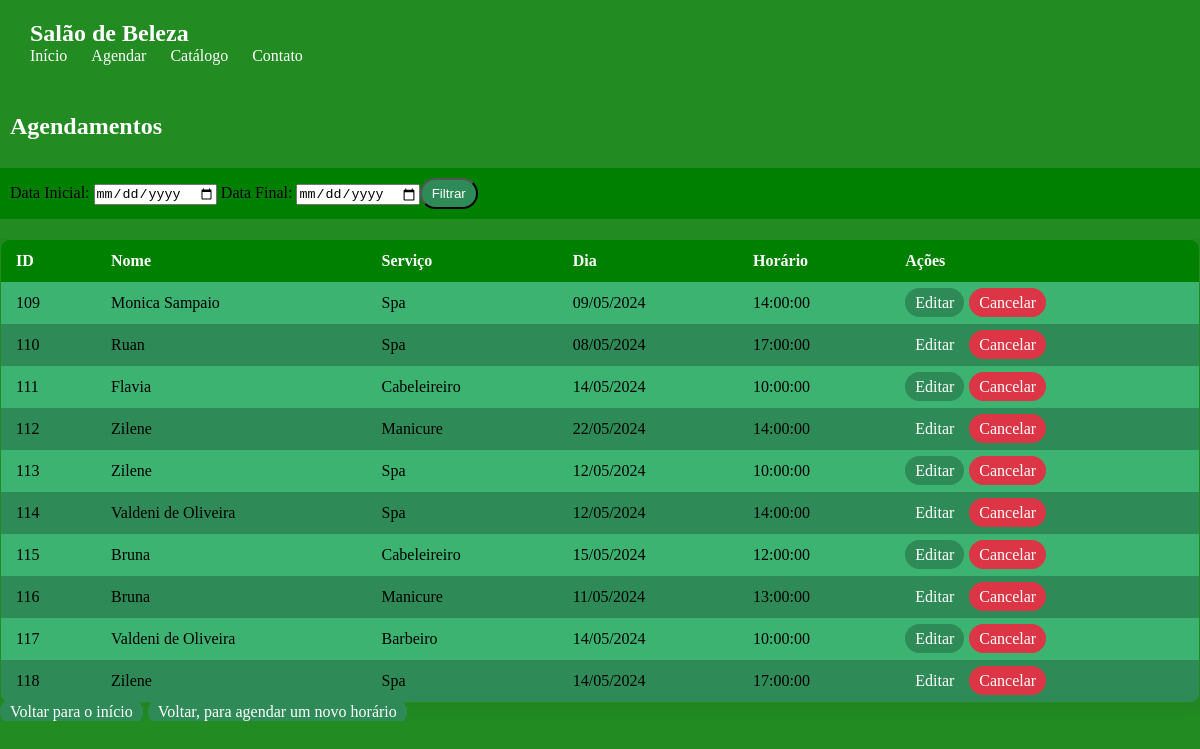
/most.php, run on an earlier commit of the app's database.
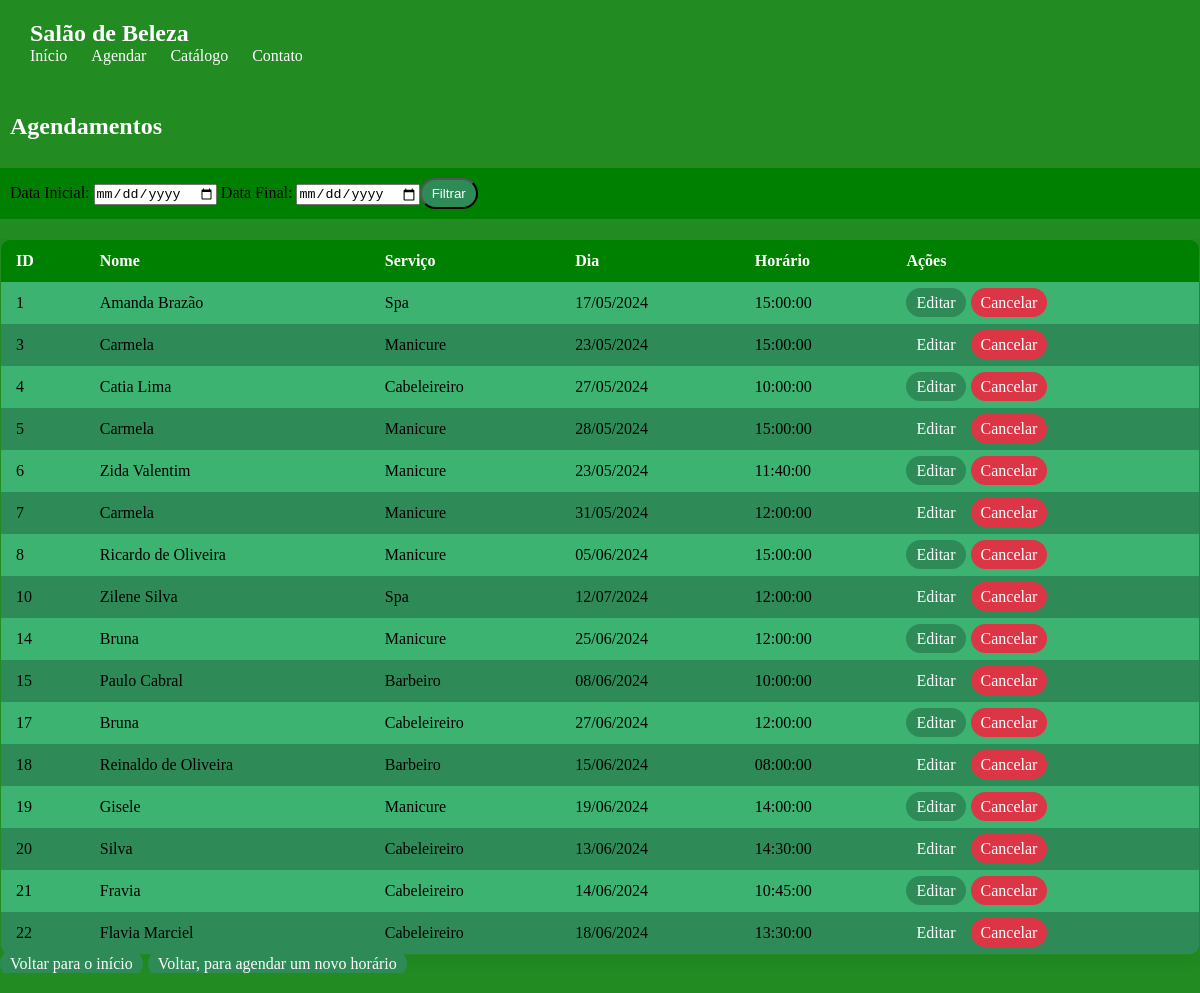
And on a later commit of the database.
### tables this page shows
CREATE TABLE `cliente` (
  `id` int(11) NOT NULL,
  `Nome` varchar(255) NOT NULL,
  `Telefone` varchar(15) NOT NULL,
  `Email` varchar(255) NOT NULL,
  `Servico` enum('Barbeiro','Cabeleireiro','Manicure','Spa') NOT NULL,
  `Dia` date NOT NULL,
  `Horario` time NOT NULL,
  `Senha` varchar(255) NOT NULL,
  `Valor` decimal(10,2) DEFAULT NULL,
  `Descricao` text DEFAULT NULL,
  `Status_Atendimento` enum('Cliente Ausente','Atendido') DEFAULT NULL
);

### most.php (the view, shortened to what this page needs)
<!DOCTYPE html>
<html lang="pt-br">
<head>
</head>
<body>
<header>
        <div class="abeçario">
            <h1>Salão de Beleza</h1>
            <nav>
            <ul>
                    <li><a href="index.php">Início</a></li>
                    <li><a href="agend.php">Agendar</a></li>
                    <li><a href="catalogo.php">Catálogo</a></li>
                    <li><a href="contato.php">Contato</a></li>
            </ul>
            </nav>
        </div>
    </header>
    <br>
</body>
</html>
<?php
include_once('config.php');
if ($_SERVER["REQUEST_METHOD"] == "POST") {
    $data_inicio = $_POST['data_inicio'];
    $data_fim = $_POST['data_fim'];
    $query = "SELECT * FROM cliente WHERE status_atendimento_id IS NULL AND Dia BETWEEN '$data_inicio' AND '$data_fim'";
} else {
    $query = "SELECT * FROM cliente WHERE status_atendimento_id IS NULL";
}
$result = mysqli_query($conexao, $query);
if(mysqli_num_rows($result) > 0) {
        echo "<h2 style='background-color: #228B22; padding: 10px; color: #fff;'>Agendamentos</h2></br>";
        echo "<form action='".$_SERVER['PHP_SELF']."' method='post' class='filter-form'>";
        echo "<label for='data_inicio'>Data Inicial: </label>";
        echo "<input type='date' id='data_inicio' name='data_inicio'>";
        echo "<label for='data_fim'>  Data Final: </label>";
        echo "<input type='date' id='data_fim' name='data_fim'>";
        echo "<button type='submit' class='return-btn'>Filtrar</button>";
        echo "</form>";
    echo "<div class='box'>";
    echo "<div class='table-container'>";
    echo "<table class='styled-table'>";
    echo "<thead><tr><th>ID</th><th>Nome</th><th>Serviço</th><th>Dia</th><th>Horário</th><th>Ações</th></tr></thead>";
    echo "<tbody>";
    $count = 0;
    while($row = mysqli_fetch_assoc($result)) {
        $count++;
        $color_class = $count % 2 == 0 ? 'even-row' : 'odd-row';
        echo "<tr class='$color_class'>";
        echo "<td>".$row['id']."</td>";
        echo "<td>".$row['Nome']."</td>";
        echo "<td>".$row['Servico']."</td>";
        echo "<td>".date('d/m/Y', strtotime($row['Dia']))."</td>";
        echo "<td>".$row['Horario']."</td>";
        echo "<td><a class='edit-btn' href='agend_edit.php?id=".$row['id']."'>Editar</a><a class='delete-btn' href='agend_cancelar.php?id=".$row['id']."'>Cancelar</a></td>";
        echo "</tr>";
    }
    echo "</tbody>";
    echo "</table>";
    echo "<a class='return-btn' href='index.php'>Voltar para o início</a>";
    echo "<a class='return-btn' href='agend.php'>Voltar, para agendar um novo horário</a>";
    echo "</div>";
    echo "</div>";
} else {
    echo "<p>Nenhum agendamento encontrado.</p>";
}
?>

What changed in the data, as far as the page shows it:
removed cliente: id "109", Nome "Monica Sampaio", Servico "Spa", Dia "09/05/2024", Horario "14:00:00"
removed cliente: id "110", Nome "Ruan", Servico "Spa", Dia "08/05/2024", Horario "17:00:00"
removed cliente: id "111", Nome "Flavia", Servico "Cabeleireiro", Dia "14/05/2024", Horario "10:00:00"
removed cliente: id "112", Nome "Zilene", Servico "Manicure", Dia "22/05/2024", Horario "14:00:00"
removed cliente: id "113", Nome "Zilene", Servico "Spa", Dia "12/05/2024", Horario "10:00:00"
removed cliente: id "114", Nome "Valdeni de Oliveira", Servico "Spa", Dia "12/05/2024", Horario "14:00:00"
removed cliente: id "115", Nome "Bruna", Servico "Cabeleireiro", Dia "15/05/2024", Horario "12:00:00"
removed cliente: id "116", Nome "Bruna", Servico "Manicure", Dia "11/05/2024", Horario "13:00:00"
removed cliente: id "117", Nome "Valdeni de Oliveira", Servico "Barbeiro", Dia "14/05/2024", Horario "10:00:00"
removed cliente: id "118", Nome "Zilene", Servico "Spa", Dia "14/05/2024", Horario "17:00:00"
added cliente: id "1", Nome "Amanda Brazão", Servico "Spa", Dia "17/05/2024", Horario "15:00:00"
added cliente: id "3", Nome "Carmela", Servico "Manicure", Dia "23/05/2024", Horario "15:00:00"
added cliente: id "4", Nome "Catia Lima", Servico "Cabeleireiro", Dia "27/05/2024", Horario "10:00:00"
added cliente: id "5", Nome "Carmela", Servico "Manicure", Dia "28/05/2024", Horario "15:00:00"
added cliente: id "6", Nome "Zida Valentim", Servico "Manicure", Dia "23/05/2024", Horario "11:40:00"
added cliente: id "7", Nome "Carmela", Servico "Manicure", Dia "31/05/2024", Horario "12:00:00"
added cliente: id "8", Nome "Ricardo de Oliveira", Servico "Manicure", Dia "05/06/2024", Horario "15:00:00"
added cliente: id "10", Nome "Zilene Silva", Servico "Spa", Dia "12/07/2024", Horario "12:00:00"
added cliente: id "14", Nome "Bruna", Servico "Manicure", Dia "25/06/2024", Horario "12:00:00"
added cliente: id "15", Nome "Paulo Cabral", Servico "Barbeiro", Dia "08/06/2024", Horario "10:00:00"
added cliente: id "17", Nome "Bruna", Servico "Cabeleireiro", Dia "27/06/2024", Horario "12:00:00"
added cliente: id "18", Nome "Reinaldo de Oliveira", Servico "Barbeiro", Dia "15/06/2024", Horario "08:00:00"
added cliente: id "19", Nome "Gisele", Servico "Manicure", Dia "19/06/2024", Horario "14:00:00"
added cliente: id "20", Nome "Silva", Servico "Cabeleireiro", Dia "13/06/2024", Horario "14:30:00"
added cliente: id "21", Nome "Fravia", Servico "Cabeleireiro", Dia "14/06/2024", Horario "10:45:00"
added cliente: id "22", Nome "Flavia Marciel", Servico "Cabeleireiro", Dia "18/06/2024", Horario "13:30:00"
